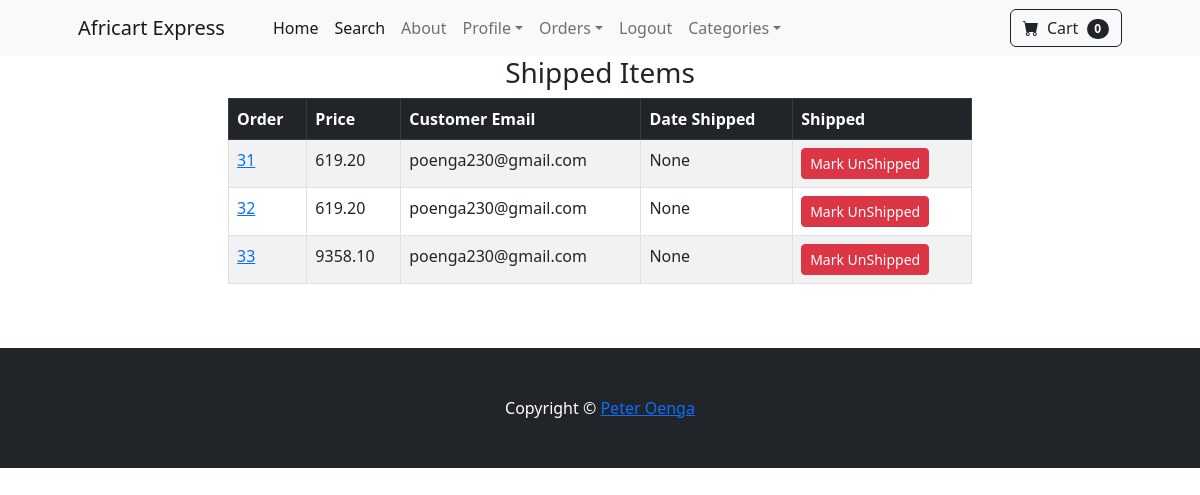
The app's page /payments/shipped_dash/ (signed in), older data.
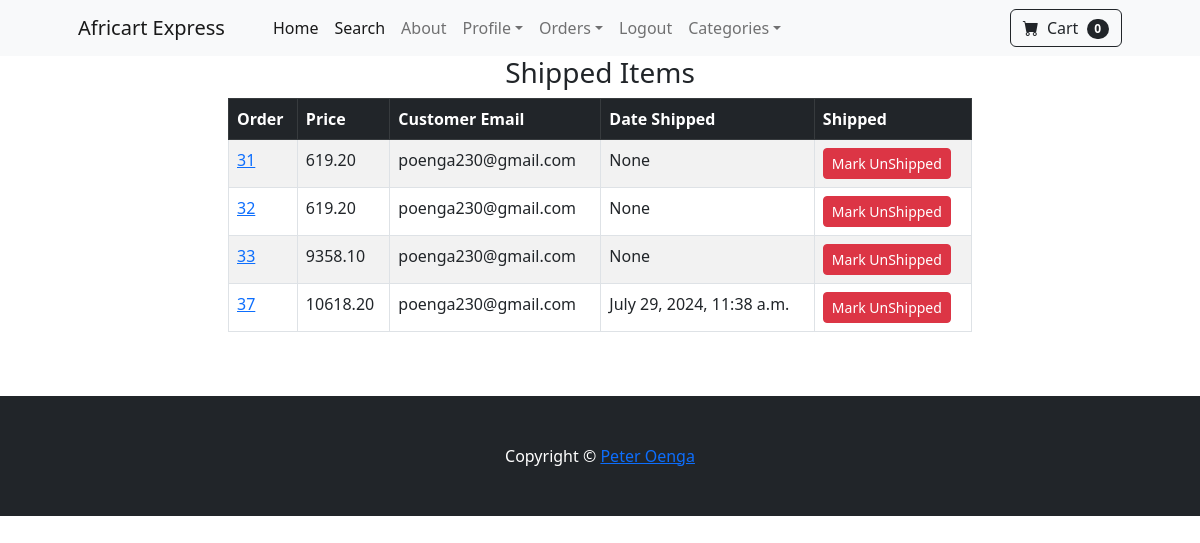
The same page, newer data.
### payment/models.py (models this page shows, shortened)
class Order(models.Model):
    user = models.ForeignKey(User, on_delete=models.CASCADE, null=True, blank=True)
    full_name = models.CharField(max_length=250)
    email = models.EmailField(max_length=250)
    shipping_address = models.TextField(max_length=15000)
    amount_paid = models.DecimalField(max_digits=10, decimal_places=2)
    date_ordered = models.DateTimeField(auto_now_add=True)
    shipped = models.BooleanField(default=False)
    date_shipped = models.DateTimeField(blank=True, null=True)

### payment/views.py (the view, shortened to what this page needs)
# urls.py: path("shipped_dash/", views.shipped_dash, name="shipped_dash"),
def shipped_dash(request):
	if request.user.is_authenticated and request.user.is_superuser:
		orders = Order.objects.filter(shipped=True)
		return render(request, "payment/shipped_dash.html", {"orders": orders})
	else:
		messages.success(request, "Access Denied!")
		return redirect("index")

### cart/cart.py (called while the page is built)
	def __len__(self):
		return len(self.cart)

### cart/context_processors.py (called while the page is built)
def cart(request):
    return {'cart':Cart(request)}

### payment/templates/payment/shipped_dash.html (shortened to what this page needs)
{% extends 'base.html'%}
{% block content %}
<div class="container">
    <div class="row">
        <center>
            <div class="col-8">
                <h3>Shipped Items</h3>
                <table class="table table-striped table-hover table-bordered">
                    <thead class="table-dark">
                      <tr>
                        <th scope="col">Order</th>
                        <th scope="col">Price</th>
                        <th scope="col">Customer Email</th>
                        <th scope="col">Date Shipped</th>
                        <th scope="col">Shipped</th>
                      </tr>
                    </thead>
                    <tbody>
                        {% for item in orders %}
                      <tr>
                        <td><a href="{% url 'orders' item.id %}"> {{ item.id }} </a></td>
                        <td>{{ item.amount_paid }}</td>
                        <td>{{ item.email }}</td>
                        <td>{{ item.date_shipped }}</td>
                        <td>
                            <form method="POST">
                              <button class="btn btn-danger btn-sm">Mark UnShipped</button>
                            </form>
                        </td>
                      </tr>
                      {% endfor %}
                    </tbody>
                  </table>
                <br><br>
            </div>
        </center>
    </div>
</div>
{%endblock%}

Row changes from the older to the newer data that the page shows:
added Order: id "37", amount_paid "10618.20", email "poenga230@gmail.com", date_shipped "July 29, 2024, 11:38 a.m."
